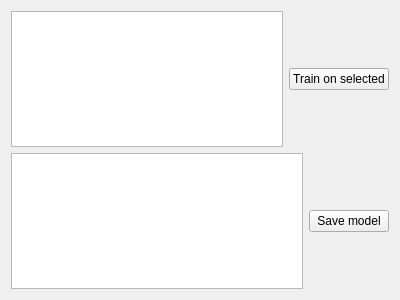
<?xml version="1.0" encoding="UTF-8"?>
<ui version="4.0">
 <class>trainingView</class>
 <widget class="QWidget" name="trainingView">
  <property name="geometry">
   <rect>
    <x>0</x>
    <y>0</y>
    <width>400</width>
    <height>300</height>
   </rect>
  </property>
  <property name="windowTitle">
   <string>Form</string>
  </property>
  <layout class="QGridLayout" name="gridLayout">
   <item row="0" column="0">
    <layout class="QVBoxLayout" name="verticalLayout">
     <item>
      <layout class="QHBoxLayout" name="horizontalLayout">
       <item>
        <widget class="QListView" name="trainingFilesList">
         <property name="editTriggers">
          <set>QAbstractItemView::NoEditTriggers</set>
         </property>
         <property name="selectionMode">
          <enum>QAbstractItemView::MultiSelection</enum>
         </property>
        </widget>
       </item>
       <item>
        <widget class="QPushButton" name="pushButton">
         <property name="text">
          <string>Train on selected</string>
         </property>
        </widget>
       </item>
      </layout>
     </item>
     <item>
      <layout class="QHBoxLayout" name="horizontalLayout_2">
       <item>
        <widget class="QListView" name="trainedModelsList">
         <property name="editTriggers">
          <set>QAbstractItemView::NoEditTriggers</set>
         </property>
         <property name="selectionMode">
          <enum>QAbstractItemView::MultiSelection</enum>
         </property>
        </widget>
       </item>
       <item>
        <widget class="QPushButton" name="saveModelButton">
         <property name="text">
          <string>Save model</string>
         </property>
        </widget>
       </item>
      </layout>
     </item>
    </layout>
   </item>
  </layout>
 </widget>
 <resources/>
 <connections/>
</ui>
